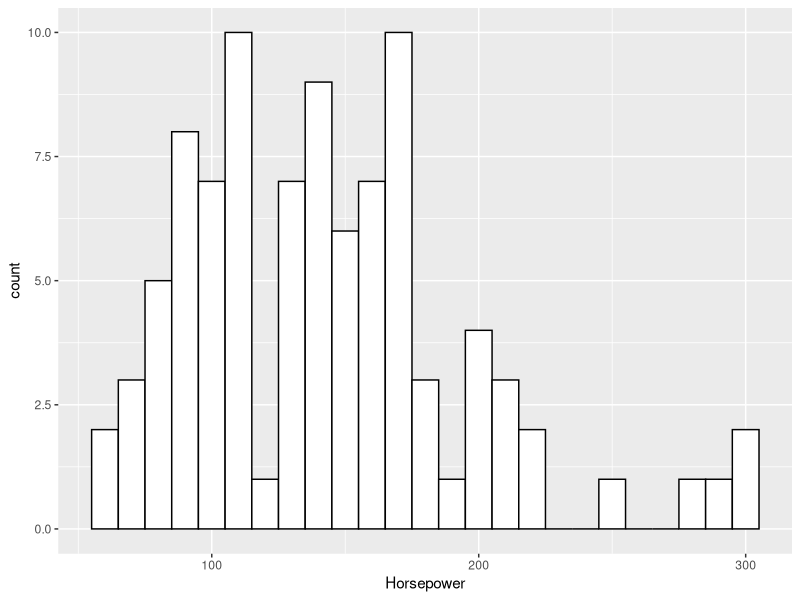
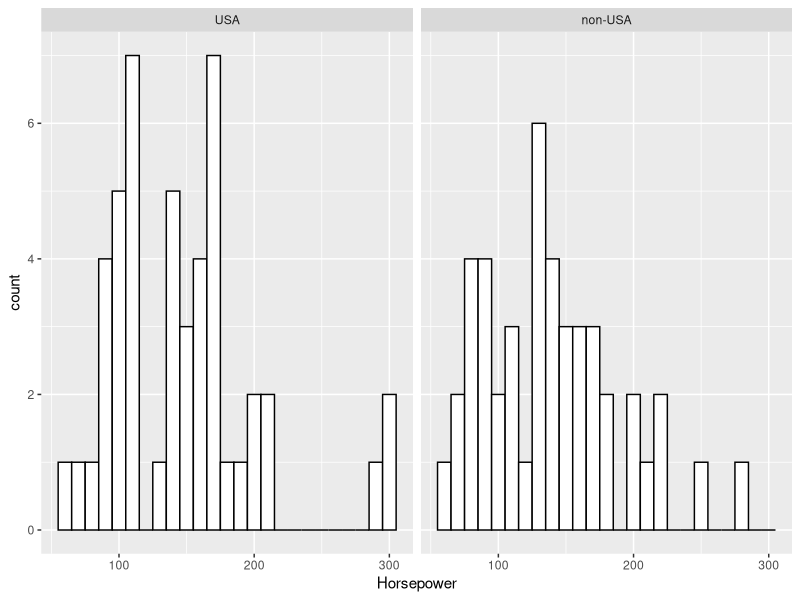

Write R code to recreate these figures, in order.
## ---- chunk 1
heights <- c(36,42,43,37,40,45)
## ---- chunk 2
mean(heights)
## ---- chunk 3
library("MASS")
## ---- chunk 4
Horsepower.USA <- Cars93$Horsepower[Cars93$Origin == "USA"]
## ---- chunk 5
mean(Horsepower.USA)
## ---- chunk 6
Horsepower.NonUSA <- Cars93$Horsepower[Cars93$Origin == "non-USA"]
mean(Horsepower.NonUSA)
## ---- chunk 7
with(Cars93, mean(Horsepower[Origin == "USA"]))
## ---- chunk 8
with(Cars93,mean(Horsepower[Origin == "USA" & Cylinders == 4]))
## ---- chunk 9
library("ggplot2")
ggplot(Cars93,aes(x = Horsepower)) + geom_histogram(color = "black" , fill = "white",binwidth = 10)
## ---- chunk 10
facet_wrap(~Origin)
## ---- chunk 11
ggplot(Cars93,aes(x = Horsepower)) + geom_histogram(color = "black" , fill = "white",binwidth = 10) + facet_wrap(~Origin)
## ---- chunk 12
mean(Horsepower.NonUSA,trim = .05)
## ---- chunk 13
Horsepower.Four <- with(Cars93, Horsepower[Cylinders == 4])
sort(Horsepower.Four)

median(Horsepower.Four)
## ---- chunk 14
#library("modeest")
## ---- chunk 15
scores <- c(1,2,2,2,3,4,4,4,5,6)
#mfv(scores)
## ---- chunk 16
heights <- c(50,47,52,46,45)
var(heights)
## ---- chunk 17
var.p <- function(x) {
  var(x) * (length(x) -1 ) / length(x)
}
## ---- chunk 18
var.p(heights)
## ---- chunk 19
sd(heights)
## ---- chunk 20
sd.p <- function(x){
  sd(x) * sqrt((length(x)-1)/length(x))
}
## ---- chunk 21
sd.p(heights)
## ---- chunk 22
with(Cars93 , var(Horsepower[Origin =="USA"]))
## ---- chunk 23
with(Cars93,length(Horsepower[Origin == "USA"]))
## ---- chunk 24
with(Cars93,var(Horsepower[Origin == "non-USA"]))
with(Cars93,length(Horsepower[Origin == "non-USA"]))
